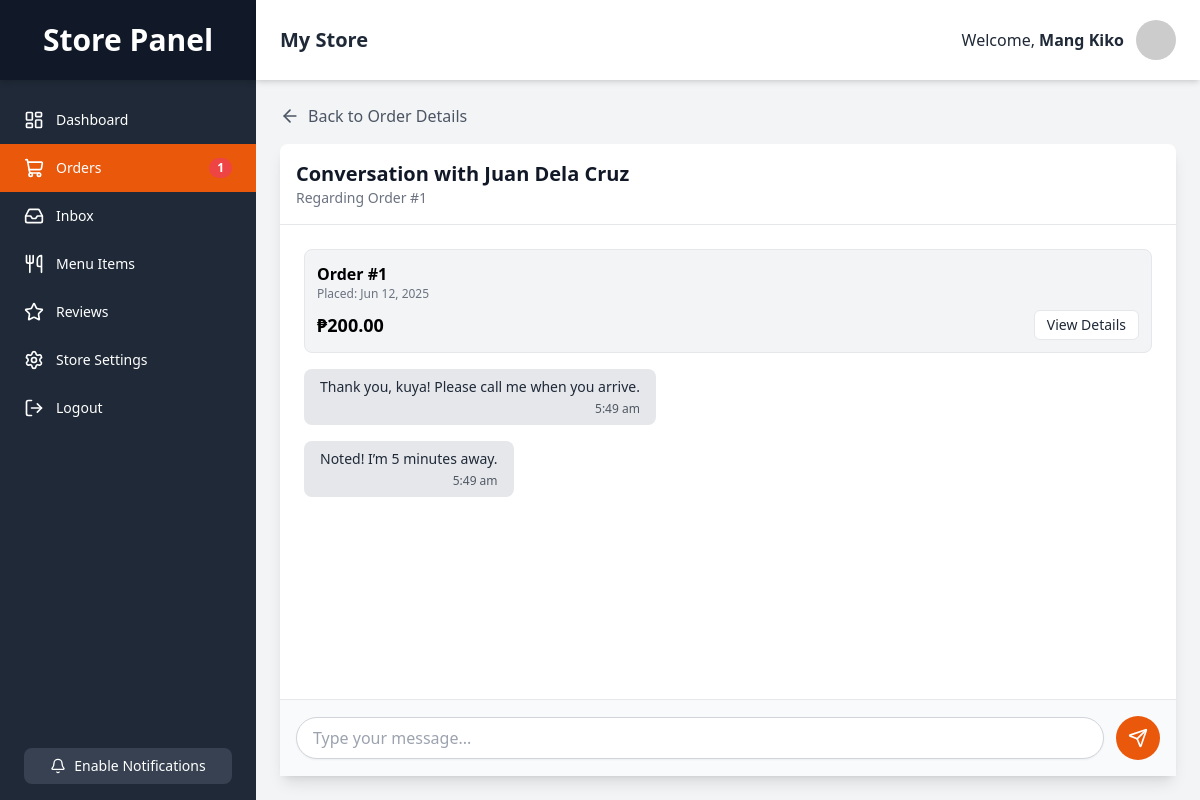
Page /store/messages.php?order_id=1&receiver_id=1 (signed in) on the committed database.
### tables this page shows
CREATE TABLE `orders` (
  `id` INT NOT NULL AUTO_INCREMENT,
  `group_order_id` VARCHAR(255) NULL DEFAULT NULL,
  `customer_id` INT NOT NULL,
  `restaurant_id` INT NOT NULL,
  `rider_id` INT DEFAULT NULL,  
  `delivery_address` VARCHAR(255) NOT NULL,
  `total_amount` DECIMAL(10, 2) NOT NULL,
  `status` ENUM('pending', 'preparing', 'out_for_delivery', 'delivered', 'cancelled') NOT NULL DEFAULT 'pending',
  `payment_method` VARCHAR(50) NOT NULL DEFAULT 'cod',
  `delivery_notes` TEXT DEFAULT NULL,
  `order_date` TIMESTAMP NOT NULL DEFAULT CURRENT_TIMESTAMP,
  PRIMARY KEY (`id`),
  FOREIGN KEY (`customer_id`) REFERENCES `users`(`id`) ON DELETE CASCADE,
  FOREIGN KEY (`restaurant_id`) REFERENCES `restaurants`(`id`) ON DELETE CASCADE,
  FOREIGN KEY (`rider_id`) REFERENCES `users`(`id`) ON DELETE SET NULL
);

CREATE TABLE `messages` (
  `id` INT NOT NULL AUTO_INCREMENT,
  `order_id` INT NOT NULL,
  `sender_id` INT NOT NULL,
  `receiver_id` INT NOT NULL,
  `message` TEXT NOT NULL,
  `is_read` BOOLEAN NOT NULL DEFAULT FALSE,
  `sent_at` TIMESTAMP NOT NULL DEFAULT CURRENT_TIMESTAMP,
  PRIMARY KEY (`id`),
  FOREIGN KEY (`order_id`) REFERENCES `orders`(`id`) ON DELETE CASCADE,
  FOREIGN KEY (`sender_id`) REFERENCES `users`(`id`) ON DELETE CASCADE,
  FOREIGN KEY (`receiver_id`) REFERENCES `users`(`id`) ON DELETE CASCADE
);

### store/messages.php (the view, shortened to what this page needs)
<?php
$link = mysqli_connect(DB_HOST, DB_USER, DB_PASS, DB_NAME);
$order_id = trim($_GET['order_id']);
$sender_id = $_SESSION['id'];
$receiver_id = trim($_GET['receiver_id']);
$messages = [];
$customer_name = "Customer";
$order_summary = null;
$sql_customer = "SELECT full_name FROM users WHERE id = ?";
if($stmt_customer = mysqli_prepare($link, $sql_customer)) {
    mysqli_stmt_bind_param($stmt_customer, "i", $receiver_id);
    if(mysqli_stmt_execute($stmt_customer)) {
        mysqli_stmt_bind_result($stmt_customer, $c_name);
        if(mysqli_stmt_fetch($stmt_customer)) { $customer_name = $c_name; }
    }
}
$sql_summary = "SELECT id, order_date, total_amount FROM orders WHERE id = ?";
if($stmt_summary = mysqli_prepare($link, $sql_summary)){
    mysqli_stmt_bind_param($stmt_summary, "i", $order_id);
    if(mysqli_stmt_execute($stmt_summary)) {
        $result_summary = mysqli_stmt_get_result($stmt_summary);
        $order_summary = mysqli_fetch_assoc($result_summary);
    }
}
$sql_messages = "SELECT message, sent_at, sender_id FROM messages WHERE order_id = ? ORDER BY sent_at ASC";
if ($stmt_messages = mysqli_prepare($link, $sql_messages)) {
    mysqli_stmt_bind_param($stmt_messages, "i", $order_id);
    if(mysqli_stmt_execute($stmt_messages)) {
        $result = mysqli_stmt_get_result($stmt_messages);
        $messages = mysqli_fetch_all($result, MYSQLI_ASSOC);
    }
}
?>
<!DOCTYPE html>
<html lang="en">
<head>
    <script src="https://cdn.tailwindcss.com"></script>
    <link rel="stylesheet" href="../style.css">
</head>
<body class="bg-gray-100 font-sans">
    <div class="flex h-screen bg-gray-100">
        <?php require_once 'partials/sidebar.php'; ?>
        <div class="flex flex-col flex-1 h-full">
            <?php require_once 'partials/header.php'; ?>
            <div class="flex-1 flex flex-col p-4 md:p-6 overflow-hidden min-h-0">
                <a href="view_order.php?id=<?php echo $order_id; ?>" class="flex items-center text-gray-600 hover:text-orange-600 mb-4 font-medium"><i data-lucide="arrow-left" class="w-5 h-5 mr-2"></i>Back to Order Details</a>
                <div class="bg-white rounded-lg shadow-lg flex flex-col flex-1 min-h-0">
                    <div class="p-4 border-b">
                        <h1 class="text-xl font-bold text-gray-900">Conversation with <?php echo htmlspecialchars($customer_name); ?></h1>
                        <p class="text-sm text-gray-500">Regarding Order #<?php echo htmlspecialchars($order_id); ?></p>
                    </div>
                    <div id="message-container" class="flex-1 p-6 space-y-4 overflow-y-auto">
                        <div class="p-3 bg-gray-100 rounded-lg border border-gray-200"><p class="font-semibold">Order #<?php echo htmlspecialchars($order_summary['id'] ?? $order_id); ?></p><p class="text-xs text-gray-500">Placed: <?php echo date("M d, Y", strtotime($order_summary['order_date'] ?? 'now')); ?></p><div class="mt-2 flex justify-between items-center"><span class="font-bold text-lg">₱<?php echo number_format($order_summary['total_amount'] ?? 0, 2); ?></span><a href="view_order.php?id=<?php echo $order_id; ?>" class="px-3 py-1 bg-white text-gray-800 text-sm rounded-md border hover:bg-gray-50">View Details</a></div></div>
                        <?php foreach($messages as $msg): ?>
                            <div class="flex <?php echo ($msg['sender_id'] == $sender_id) ? 'justify-end' : 'justify-start'; ?>">
                                <div class="max-w-xs lg:max-w-md px-4 py-2 rounded-lg <?php echo ($msg['sender_id'] == $sender_id) ? 'bg-orange-500 text-white' : 'bg-gray-200 text-gray-800'; ?>">
                                    <p class="text-sm"><?php echo htmlspecialchars($msg['message']); ?></p>
                                    <p class="text-xs mt-1 opacity-75 text-right"><?php echo date("g:i a", strtotime($msg['sent_at'])); ?></p>
                                </div>
                            </div>
                        <?php endforeach; ?>
                    </div>
                    <div class="p-4 bg-gray-50 border-t">
                        <form id="message-form" class="flex items-center space-x-3">
                            <input type="text" id="message-input" class="flex-1 block w-full px-4 py-2 border border-gray-300 rounded-full shadow-sm focus:ring-orange-500 focus:border-orange-500" placeholder="Type your message..." autocomplete="off">
                            <button type="submit" class="bg-orange-600 text-white rounded-full p-3 hover:bg-orange-700"><i data-lucide="send" class="w-5 h-5"></i></button>
                        </form>
                    </div>
                </div>
            </div>
        </div>
    </div>
</body>
</html>

### style.css (style rules this page uses)
body { font-family: 'Inter', sans-serif; }

### rows in the picture
orders: id "1", order_date "Jun 12, 2025", total_amount "200.00"
messages: message "Thank you, kuya! Please call me when you arrive.", sent_at "5:49 am"
messages: message "Noted! I’m 5 minutes away.", sent_at "5:49 am"

### other values in the picture
$new_order_count "1"
$store_name "My Store"
$_SESSION["name"] "Mang Kiko"
$customer_name "Juan Dela Cruz"
$order_id "1"
